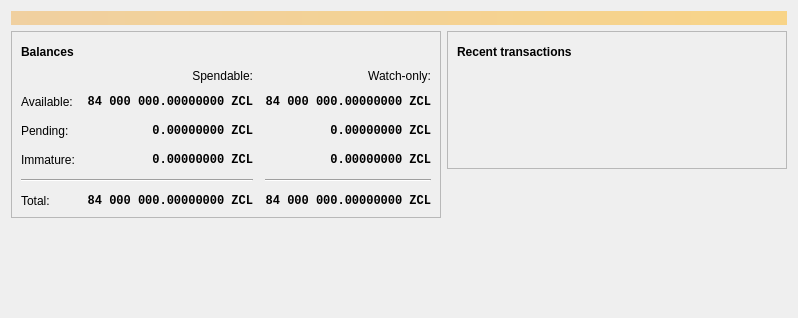
<?xml version="1.0" encoding="UTF-8"?>
<ui version="4.0">
 <class>OverviewPage</class>
 <widget class="QWidget" name="OverviewPage">
  <property name="geometry">
   <rect>
    <x>0</x>
    <y>0</y>
    <width>798</width>
    <height>318</height>
   </rect>
  </property>
  <property name="windowTitle">
   <string>Form</string>
  </property>
  <layout class="QVBoxLayout" name="topLayout">
   <item>
    <widget class="QLabel" name="labelAlerts">
     <property name="visible">
      <bool>false</bool>
     </property>
     <property name="styleSheet">
      <string notr="true">QLabel { background-color: qlineargradient(x1: 0, y1: 0, x2: 1, y2: 0, stop:0 #F0D0A0, stop:1 #F8D488); color:#000000; }</string>
     </property>
     <property name="wordWrap">
      <bool>true</bool>
     </property>
     <property name="margin">
      <number>3</number>
     </property>
     <property name="textInteractionFlags">
      <set>Qt::TextSelectableByMouse</set>
     </property>
    </widget>
   </item>
   <item>
    <layout class="QHBoxLayout" name="horizontalLayout" stretch="1,1">
     <item>
      <layout class="QVBoxLayout" name="verticalLayout_2">
       <item>
        <widget class="QFrame" name="frame">
         <property name="frameShape">
          <enum>QFrame::StyledPanel</enum>
         </property>
         <property name="frameShadow">
          <enum>QFrame::Raised</enum>
         </property>
         <layout class="QVBoxLayout" name="verticalLayout_4">
          <item>
           <layout class="QHBoxLayout" name="horizontalLayout_4">
            <item>
             <widget class="QLabel" name="label_5">
              <property name="font">
               <font>
                <weight>75</weight>
                <bold>true</bold>
               </font>
              </property>
              <property name="text">
               <string>Balances</string>
              </property>
             </widget>
            </item>
            <item>
             <widget class="QPushButton" name="labelWalletStatus">
              <property name="enabled">
               <bool>true</bool>
              </property>
              <property name="maximumSize">
               <size>
                <width>30</width>
                <height>16777215</height>
               </size>
              </property>
              <property name="toolTip">
               <string>The displayed information may be out of date. Your wallet automatically synchronizes with the Zclassic network after a connection is established, but this process has not completed yet.</string>
              </property>
              <property name="text">
               <string/>
              </property>
              <property name="icon">
               <iconset resource="../bitcoin.qrc">
                <normaloff>:/icons/warning</normaloff>
                <disabledoff>:/icons/warning</disabledoff>:/icons/warning</iconset>
              </property>
              <property name="iconSize">
               <size>
                <width>24</width>
                <height>24</height>
               </size>
              </property>
              <property name="flat">
               <bool>true</bool>
              </property>
             </widget>
            </item>
            <item>
             <spacer name="horizontalSpacer_3">
              <property name="orientation">
               <enum>Qt::Horizontal</enum>
              </property>
              <property name="sizeHint" stdset="0">
               <size>
                <width>40</width>
                <height>20</height>
               </size>
              </property>
             </spacer>
            </item>
           </layout>
          </item>
          <item>
           <layout class="QGridLayout" name="gridLayout">
            <property name="spacing">
             <number>12</number>
            </property>
            <item row="2" column="2">
             <widget class="QLabel" name="labelWatchPending">
              <property name="font">
               <font>
                <family>Monospace</family>
                <weight>75</weight>
                <bold>true</bold>
               </font>
              </property>
              <property name="cursor">
               <cursorShape>IBeamCursor</cursorShape>
              </property>
              <property name="toolTip">
               <string>Unconfirmed transactions to watch-only addresses</string>
              </property>
              <property name="text">
               <string notr="true">0.00000000 ZCL</string>
              </property>
              <property name="alignment">
               <set>Qt::AlignRight|Qt::AlignTrailing|Qt::AlignVCenter</set>
              </property>
              <property name="textInteractionFlags">
               <set>Qt::LinksAccessibleByMouse|Qt::TextSelectableByKeyboard|Qt::TextSelectableByMouse</set>
              </property>
             </widget>
            </item>
            <item row="2" column="1">
             <widget class="QLabel" name="labelUnconfirmed">
              <property name="font">
               <font>
                <family>Monospace</family>
                <weight>75</weight>
                <bold>true</bold>
               </font>
              </property>
              <property name="cursor">
               <cursorShape>IBeamCursor</cursorShape>
              </property>
              <property name="toolTip">
               <string>Total of transactions that have yet to be confirmed, and do not yet count toward the spendable balance</string>
              </property>
              <property name="text">
               <string notr="true">0.00000000 ZCL</string>
              </property>
              <property name="alignment">
               <set>Qt::AlignRight|Qt::AlignTrailing|Qt::AlignVCenter</set>
              </property>
              <property name="textInteractionFlags">
               <set>Qt::LinksAccessibleByMouse|Qt::TextSelectableByKeyboard|Qt::TextSelectableByMouse</set>
              </property>
             </widget>
            </item>
            <item row="3" column="2">
             <widget class="QLabel" name="labelWatchImmature">
              <property name="font">
               <font>
                <family>Monospace</family>
                <weight>75</weight>
                <bold>true</bold>
               </font>
              </property>
              <property name="cursor">
               <cursorShape>IBeamCursor</cursorShape>
              </property>
              <property name="toolTip">
               <string>Mined balance in watch-only addresses that has not yet matured</string>
              </property>
              <property name="text">
               <string notr="true">0.00000000 ZCL</string>
              </property>
              <property name="alignment">
               <set>Qt::AlignRight|Qt::AlignTrailing|Qt::AlignVCenter</set>
              </property>
              <property name="textInteractionFlags">
               <set>Qt::LinksAccessibleByMouse|Qt::TextSelectableByKeyboard|Qt::TextSelectableByMouse</set>
              </property>
             </widget>
            </item>
            <item row="4" column="0" colspan="2">
             <widget class="Line" name="line">
              <property name="orientation">
               <enum>Qt::Horizontal</enum>
              </property>
             </widget>
            </item>
            <item row="4" column="2">
             <widget class="Line" name="lineWatchBalance">
              <property name="sizePolicy">
               <sizepolicy hsizetype="Preferred" vsizetype="Fixed">
                <horstretch>0</horstretch>
                <verstretch>0</verstretch>
               </sizepolicy>
              </property>
              <property name="minimumSize">
               <size>
                <width>140</width>
                <height>0</height>
               </size>
              </property>
              <property name="orientation">
               <enum>Qt::Horizontal</enum>
              </property>
             </widget>
            </item>
            <item row="5" column="0">
             <widget class="QLabel" name="labelTotalText">
              <property name="text">
               <string>Total:</string>
              </property>
             </widget>
            </item>
            <item row="3" column="1">
             <widget class="QLabel" name="labelImmature">
              <property name="font">
               <font>
                <family>Monospace</family>
                <weight>75</weight>
                <bold>true</bold>
               </font>
              </property>
              <property name="cursor">
               <cursorShape>IBeamCursor</cursorShape>
              </property>
              <property name="toolTip">
               <string>Mined balance that has not yet matured</string>
              </property>
              <property name="text">
               <string notr="true">0.00000000 ZCL</string>
              </property>
              <property name="alignment">
               <set>Qt::AlignRight|Qt::AlignTrailing|Qt::AlignVCenter</set>
              </property>
              <property name="textInteractionFlags">
               <set>Qt::LinksAccessibleByMouse|Qt::TextSelectableByKeyboard|Qt::TextSelectableByMouse</set>
              </property>
             </widget>
            </item>
            <item row="2" column="3">
             <spacer name="horizontalSpacer_2">
              <property name="orientation">
               <enum>Qt::Horizontal</enum>
              </property>
              <property name="sizeHint" stdset="0">
               <size>
                <width>40</width>
                <height>20</height>
               </size>
              </property>
             </spacer>
            </item>
            <item row="3" column="0">
             <widget class="QLabel" name="labelImmatureText">
              <property name="text">
               <string>Immature:</string>
              </property>
             </widget>
            </item>
            <item row="5" column="1">
             <widget class="QLabel" name="labelTotal">
              <property name="font">
               <font>
                <family>Monospace</family>
                <weight>75</weight>
                <bold>true</bold>
               </font>
              </property>
              <property name="cursor">
               <cursorShape>IBeamCursor</cursorShape>
              </property>
              <property name="toolTip">
               <string>Your current total balance</string>
              </property>
              <property name="text">
               <string notr="true">84 000 000.00000000 ZCL</string>
              </property>
              <property name="alignment">
               <set>Qt::AlignRight|Qt::AlignTrailing|Qt::AlignVCenter</set>
              </property>
              <property name="textInteractionFlags">
               <set>Qt::LinksAccessibleByMouse|Qt::TextSelectableByKeyboard|Qt::TextSelectableByMouse</set>
              </property>
             </widget>
            </item>
            <item row="5" column="2">
             <widget class="QLabel" name="labelWatchTotal">
              <property name="font">
               <font>
                <family>Monospace</family>
                <weight>75</weight>
                <bold>true</bold>
               </font>
              </property>
              <property name="cursor">
               <cursorShape>IBeamCursor</cursorShape>
              </property>
              <property name="toolTip">
               <string>Current total balance in watch-only addresses</string>
              </property>
              <property name="text">
               <string notr="true">84 000 000.00000000 ZCL</string>
              </property>
              <property name="alignment">
               <set>Qt::AlignRight|Qt::AlignTrailing|Qt::AlignVCenter</set>
              </property>
              <property name="textInteractionFlags">
               <set>Qt::LinksAccessibleByMouse|Qt::TextSelectableByKeyboard|Qt::TextSelectableByMouse</set>
              </property>
             </widget>
            </item>
            <item row="0" column="2">
             <widget class="QLabel" name="labelWatchonly">
              <property name="text">
               <string>Watch-only:</string>
              </property>
              <property name="alignment">
               <set>Qt::AlignRight|Qt::AlignTrailing|Qt::AlignVCenter</set>
              </property>
             </widget>
            </item>
            <item row="1" column="0">
             <widget class="QLabel" name="labelBalanceText">
              <property name="text">
               <string>Available:</string>
              </property>
             </widget>
            </item>
            <item row="1" column="1">
             <widget class="QLabel" name="labelBalance">
              <property name="font">
               <font>
                <family>Monospace</family>
                <weight>75</weight>
                <bold>true</bold>
               </font>
              </property>
              <property name="cursor">
               <cursorShape>IBeamCursor</cursorShape>
              </property>
              <property name="toolTip">
               <string>Your current spendable balance</string>
              </property>
              <property name="text">
               <string notr="true">84 000 000.00000000 ZCL</string>
              </property>
              <property name="alignment">
               <set>Qt::AlignRight|Qt::AlignTrailing|Qt::AlignVCenter</set>
              </property>
              <property name="textInteractionFlags">
               <set>Qt::LinksAccessibleByMouse|Qt::TextSelectableByKeyboard|Qt::TextSelectableByMouse</set>
              </property>
             </widget>
            </item>
            <item row="1" column="2">
             <widget class="QLabel" name="labelWatchAvailable">
              <property name="font">
               <font>
                <family>Monospace</family>
                <weight>75</weight>
                <bold>true</bold>
               </font>
              </property>
              <property name="cursor">
               <cursorShape>IBeamCursor</cursorShape>
              </property>
              <property name="toolTip">
               <string>Your current balance in watch-only addresses</string>
              </property>
              <property name="text">
               <string notr="true">84 000 000.00000000 ZCL</string>
              </property>
              <property name="alignment">
               <set>Qt::AlignRight|Qt::AlignTrailing|Qt::AlignVCenter</set>
              </property>
              <property name="textInteractionFlags">
               <set>Qt::LinksAccessibleByMouse|Qt::TextSelectableByKeyboard|Qt::TextSelectableByMouse</set>
              </property>
             </widget>
            </item>
            <item row="2" column="0">
             <widget class="QLabel" name="labelPendingText">
              <property name="text">
               <string>Pending:</string>
              </property>
             </widget>
            </item>
            <item row="0" column="1">
             <widget class="QLabel" name="labelSpendable">
              <property name="text">
               <string>Spendable:</string>
              </property>
              <property name="alignment">
               <set>Qt::AlignRight|Qt::AlignTrailing|Qt::AlignVCenter</set>
              </property>
             </widget>
            </item>
           </layout>
          </item>
         </layout>
        </widget>
       </item>
       <item>
        <spacer name="verticalSpacer">
         <property name="orientation">
          <enum>Qt::Vertical</enum>
         </property>
         <property name="sizeHint" stdset="0">
          <size>
           <width>20</width>
           <height>40</height>
          </size>
         </property>
        </spacer>
       </item>
      </layout>
     </item>
     <item>
      <layout class="QVBoxLayout" name="verticalLayout_3">
       <item>
        <widget class="QFrame" name="frame_2">
         <property name="frameShape">
          <enum>QFrame::StyledPanel</enum>
         </property>
         <property name="frameShadow">
          <enum>QFrame::Raised</enum>
         </property>
         <layout class="QVBoxLayout" name="verticalLayout">
          <item>
           <layout class="QHBoxLayout" name="horizontalLayout_2">
            <item>
             <widget class="QLabel" name="label_4">
              <property name="font">
               <font>
                <weight>75</weight>
                <bold>true</bold>
               </font>
              </property>
              <property name="text">
               <string>Recent transactions</string>
              </property>
             </widget>
            </item>
            <item>
             <widget class="QPushButton" name="labelTransactionsStatus">
              <property name="enabled">
               <bool>true</bool>
              </property>
              <property name="maximumSize">
               <size>
                <width>30</width>
                <height>16777215</height>
               </size>
              </property>
              <property name="toolTip">
               <string>The displayed information may be out of date. Your wallet automatically synchronizes with the Zclassic network after a connection is established, but this process has not completed yet.</string>
              </property>
              <property name="text">
               <string/>
              </property>
              <property name="icon">
               <iconset resource="../bitcoin.qrc">
                <normaloff>:/icons/warning</normaloff>
                <disabledoff>:/icons/warning</disabledoff>:/icons/warning</iconset>
              </property>
              <property name="iconSize">
               <size>
                <width>24</width>
                <height>24</height>
               </size>
              </property>
              <property name="flat">
               <bool>true</bool>
              </property>
             </widget>
            </item>
            <item>
             <spacer name="horizontalSpacer">
              <property name="orientation">
               <enum>Qt::Horizontal</enum>
              </property>
              <property name="sizeHint" stdset="0">
               <size>
                <width>40</width>
                <height>20</height>
               </size>
              </property>
             </spacer>
            </item>
           </layout>
          </item>
          <item>
           <widget class="TransactionOverviewWidget" name="listTransactions">
            <property name="styleSheet">
             <string notr="true">QListView { background: transparent; }</string>
            </property>
            <property name="frameShape">
             <enum>QFrame::NoFrame</enum>
            </property>
            <property name="verticalScrollBarPolicy">
             <enum>Qt::ScrollBarAlwaysOff</enum>
            </property>
            <property name="horizontalScrollBarPolicy">
             <enum>Qt::ScrollBarAlwaysOff</enum>
            </property>
            <property name="sizeAdjustPolicy">
             <enum>QAbstractScrollArea::AdjustToContents</enum>
            </property>
            <property name="selectionMode">
             <enum>QAbstractItemView::NoSelection</enum>
            </property>
            <property name="uniformItemSizes">
             <bool>true</bool>
            </property>
           </widget>
          </item>
         </layout>
        </widget>
       </item>
       <item>
        <spacer name="verticalSpacer_2">
         <property name="orientation">
          <enum>Qt::Vertical</enum>
         </property>
         <property name="sizeHint" stdset="0">
          <size>
           <width>20</width>
           <height>40</height>
          </size>
         </property>
        </spacer>
       </item>
      </layout>
     </item>
    </layout>
   </item>
  </layout>
 </widget>
 <customwidgets>
  <customwidget>
   <class>TransactionOverviewWidget</class>
   <extends>QListView</extends>
   <header>qt/transactionoverviewwidget.h</header>
  </customwidget>
 </customwidgets>
 <resources/>
 <connections/>
</ui>
